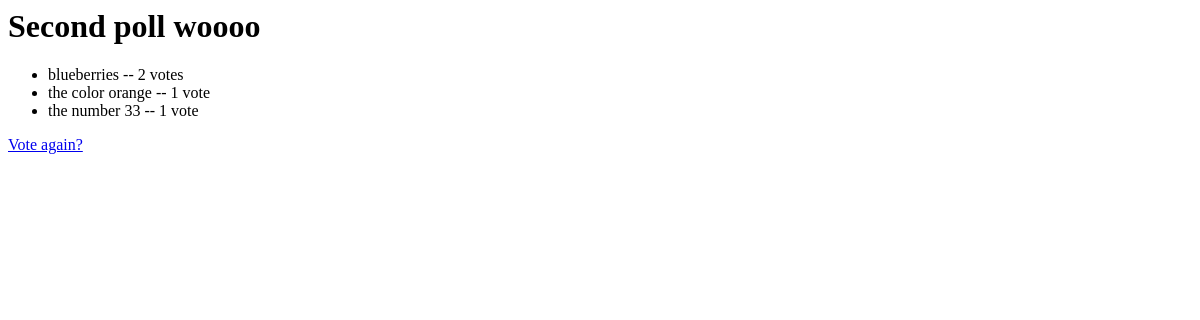
The page /polls/2/results/ on the database as committed earlier.
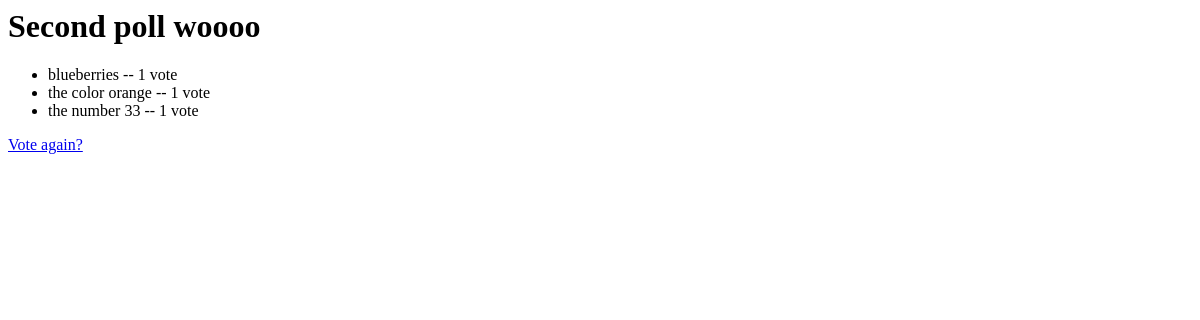
The same page on the database as committed later.
### polls/models.py (models this page shows, shortened)
class Choice(models.Model):
	poll = models.ForeignKey(Poll)
	choice_text = models.CharField(max_length=200)
	votes = models.IntegerField(default=0)

### polls/views.py (the view)
# urls.py: url(r'^(?P<poll_id>\d+)/results/$', views.results, name='results'),
def results(request, poll_id):
	poll = get_object_or_404(Poll, pk=poll_id)
	return render(request, "polls/results.html", {'poll': poll})

### polls/templates/polls/results.html
<h1>{{ poll.question }}</h1>
<ul>
{% for choice in poll.choice_set.all %}
    <li>{{ choice.choice_text }} -- {{ choice.votes }} vote{{ choice.votes|pluralize }}</li>
{% endfor %}
</ul>
<a href="{% url 'polls:detail' poll.id %}">Vote again?</a>

Rows that differ between the two databases and show on the page:
changed Choice "blueberries": votes "2" → "1"
